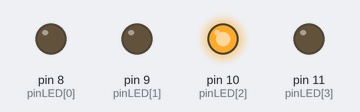
Simulated run of this sketch. Board: Arduino Uno, built with avr-gcc and run on an emulated ATmega328P. Shown: output pins drawn as LEDs (lit = HIGH).

Above: at 0.62 s.
At 1.0 s:
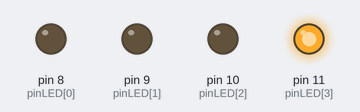
At 2.37 s:
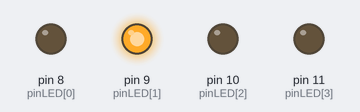
At 4.0 s:
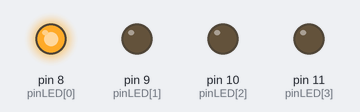
Timing chart, 0 to 4.6 s (numbered marks = the images above):
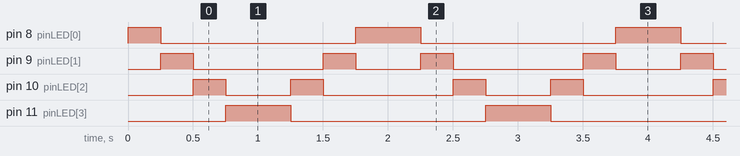

The sketch:

FLIPFLOP1.ino
```cpp
const int pinLED[4]={8,9,10,11};

void setup() {
  for(int i=0;i<=3;i++)
  {
    pinMode(pinLED[i],OUTPUT);
  }

}

void loop() {
  int i,j;
  for(i=0;i<=3;i++)
  {
    digitalWrite(pinLED[i],LOW);
  }
  for(i=0;i<=3;i++)
  {
    for(j=0;j<=3;j++)
    {
      if(i==j)digitalWrite(pinLED[j],HIGH);
      else digitalWrite(pinLED[j],LOW);
    }
    delay(250);
  }
  for(i=0;i<=3;i++)
  {
    digitalWrite(pinLED[i],LOW);
  }
  for(i=0;i<=3;i++)
  {
    for(j=0;j<=3;j++)
    {
      if(i==j)digitalWrite(pinLED[3-j],HIGH);
      else digitalWrite(pinLED[3-j],LOW);
    }
    delay(250);
  }
}
```

Measured:
- by itself, pin 8 (pinLED[0]): repeats every 2.0 s: LOW 1.5 s, HIGH 0.50 s
- by itself, pin 9 (pinLED[1]): repeats every 2.0 s: LOW 1.0 s, HIGH 0.25 s, LOW 0.50 s, HIGH 0.25 s
- by itself, pin 10 (pinLED[2]): repeats every 2.0 s: LOW 0.50 s, HIGH 0.25 s, LOW 1.0 s, HIGH 0.25 s
- by itself, pin 11 (pinLED[3]): alternates HIGH for 0.50 s and LOW for 1.5 s
